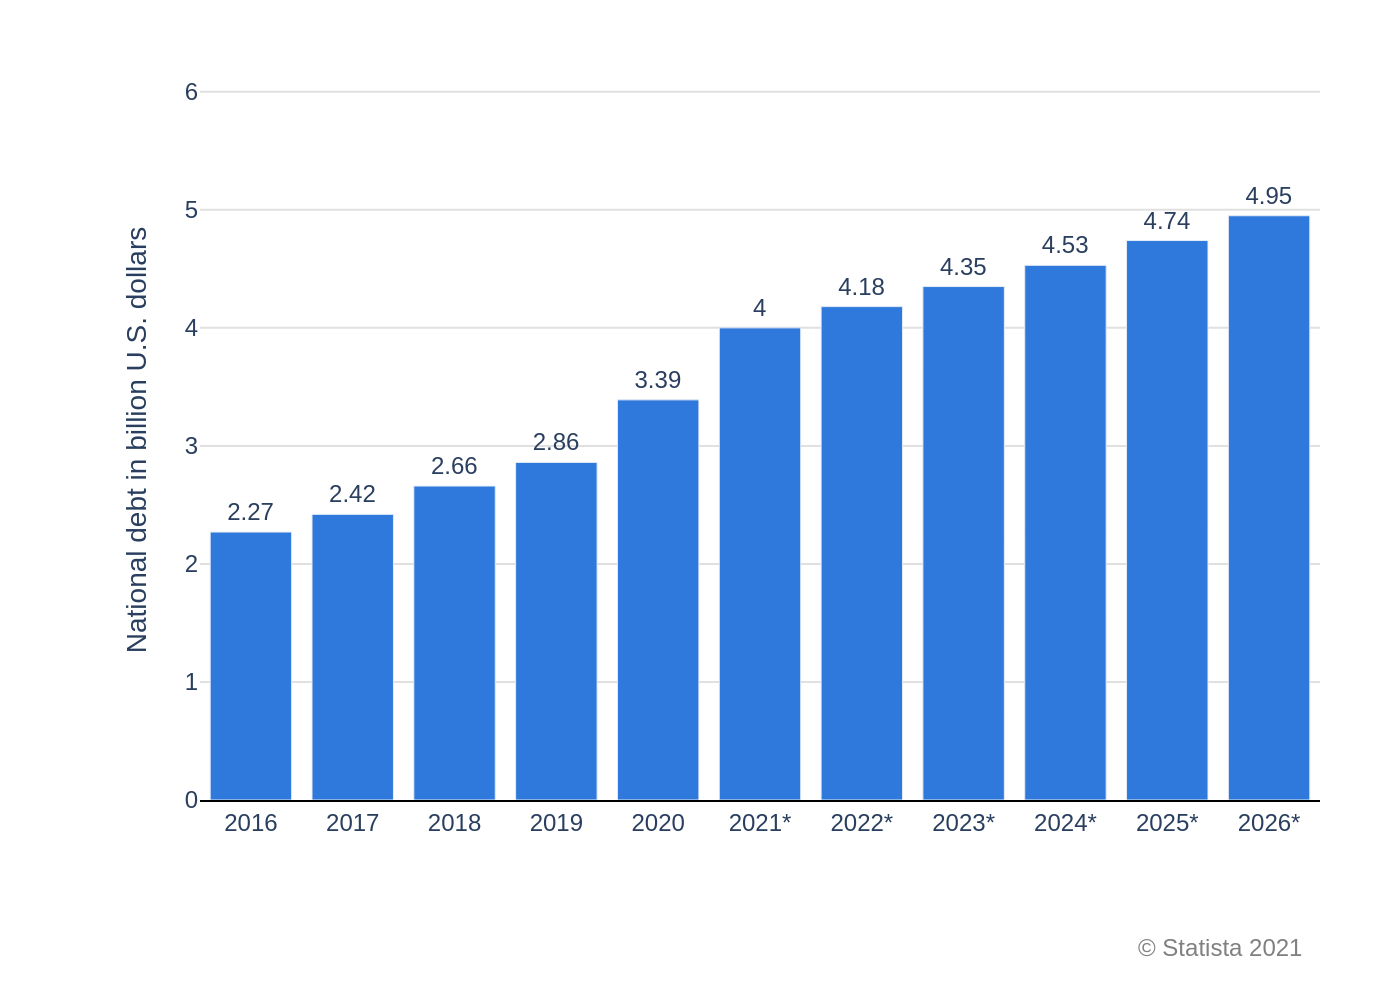

Write Python code to recreate this figure.
import sys
import json
import os
import plotly.graph_objects as go

if len(sys.argv) != 2:
    print("Usage: python create_chart.py <path_to_json_file>")
    sys.exit(1)

json_path = sys.argv[1]

try:
    with open(json_path, 'r', encoding='utf-8') as f:
        config = json.load(f)
except FileNotFoundError:
    print(f"Error: JSON file not found at {json_path}")
    sys.exit(1)
except json.JSONDecodeError:
    print(f"Error: Could not decode JSON from {json_path}")
    sys.exit(1)

chart_data = config.get('chart_data', [])
texts = config.get('texts', {})
colors = config.get('colors', [])

fig = go.Figure()

bar_texts = []
for item in chart_data:
    y_val = item['y']
    if y_val == int(y_val):
        bar_texts.append(str(int(y_val)))
    else:
        bar_texts.append(f"{y_val:.2f}")

fig.add_trace(go.Bar(
    x=[d['x'] for d in chart_data],
    y=[d['y'] for d in chart_data],
    text=bar_texts,
    textposition='outside',
    marker_color=colors[0] if colors else None,
    cliponaxis=False 
))

fig.update_layout(
    font_family="Arial",
    plot_bgcolor='white',
    showlegend=False,
    yaxis=dict(
        title=texts.get('y_axis_title'),
        range=[0, 6.1],
        showgrid=True,
        gridcolor='#e0e0e0',
        zeroline=False,
        showline=False
    ),
    xaxis=dict(
        title=texts.get('x_axis_title'),
        showline=True,
        linecolor='black',
        tickangle=0
    ),
    margin=dict(l=100, r=40, t=40, b=100)
)

if texts.get('source'):
    fig.add_annotation(
        text=texts['source'],
        xref="paper", yref="paper",
        x=0.99, y=-0.18,
        showarrow=False,
        xanchor='right',
        yanchor='top',
        font=dict(size=12, color="#808080")
    )

base_filename = os.path.splitext(os.path.basename(json_path))[0]
output_filename = f"{base_filename}.png"

fig.write_image(output_filename, scale=2)
print(f"Chart saved to {output_filename}")
